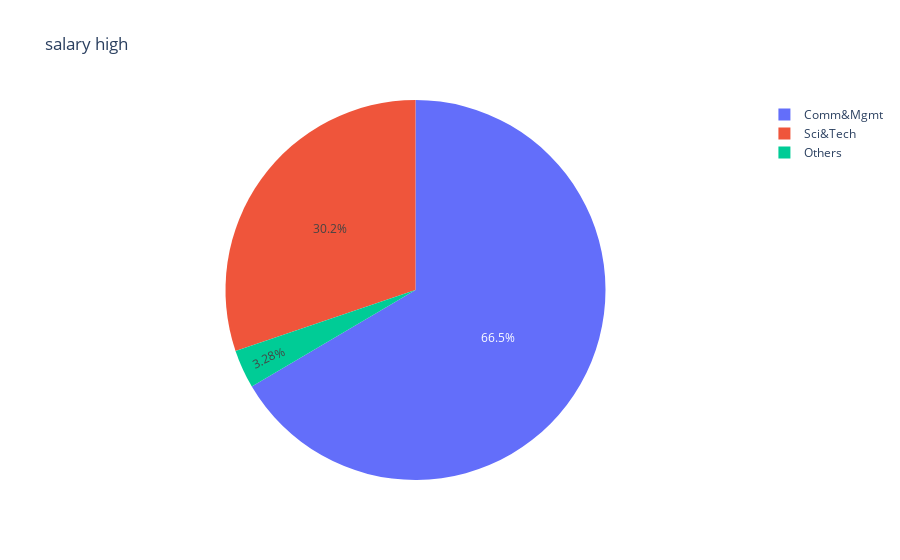

The notebook cell this image was saved under:
### Markdown cell above
# people with mba mark60 to 65% got placed more and

### Code cell
import plotly.express as px
df.loc[df['salary'] > 500000]  # Represent only large countries
fig = px.pie(df, values='salary', names='degree_t', title='highly paid technology')
fig.show()

### Figure 1 — Plotly figure (JSON) as saved in the notebook; plotly's stock layout.template omitted (floating-point values rounded to 4 significant figures; data arrays with more than 128 entries replaced by an {"elided": "..."} marker saying what was removed)
{"data": [{"domain": {"x": [0, 1], "y": [0, 1]}, "hovertemplate": "degree_t=%{label}<br>salary=%{value}<extra></extra>", "labels": {"elided": "215 str values"}, "legendgroup": "", "name": "", "showlegend": true, "type": "pie", "values": {"elided": "215 int values"}}], "layout": {"legend": {"tracegroupgap": 0}, "title": {"text": "salary high"}}}
